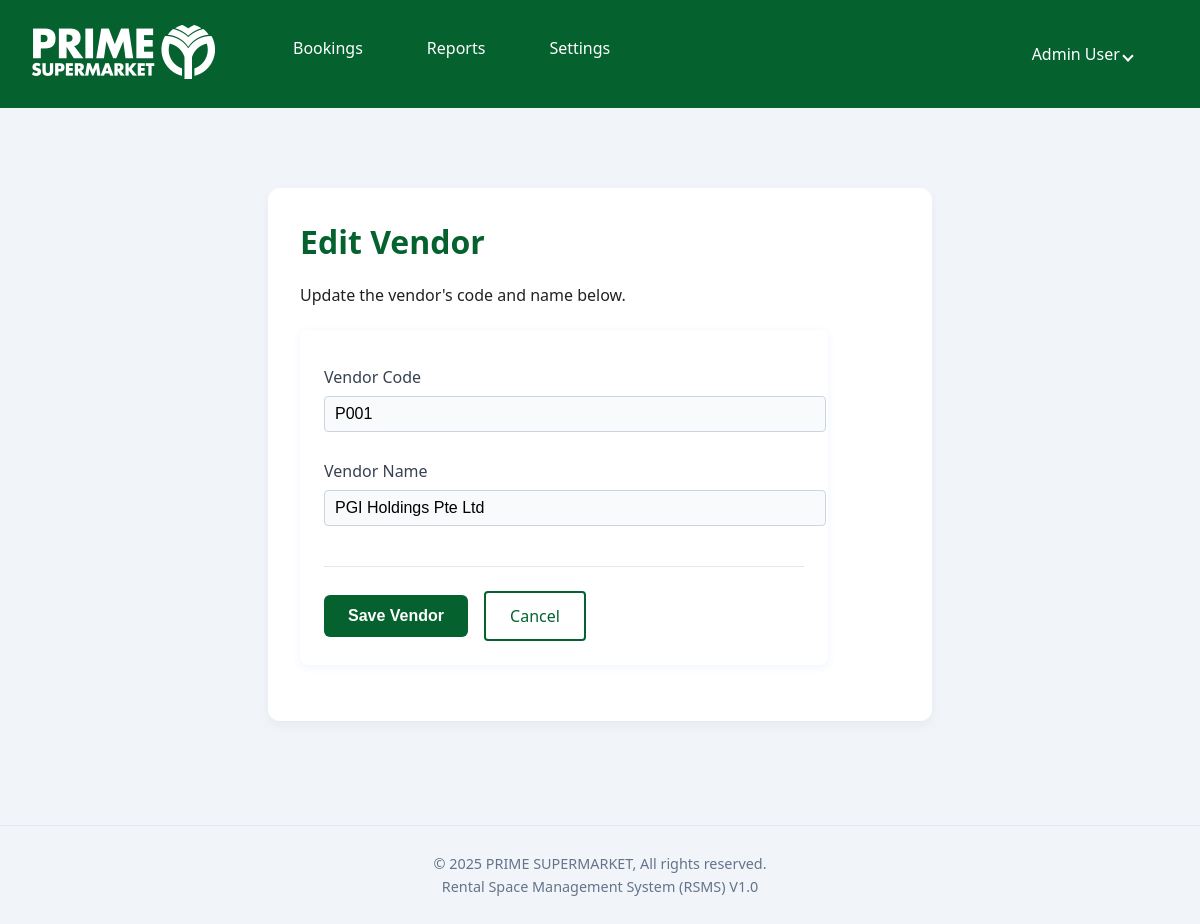
The app's page /clients/1/edit (signed in) with its own data.
### app.py (models this page shows, shortened)
class User(db.Model, UserMixin):
    id = db.Column(db.Integer, primary_key=True)
    full_name = db.Column(db.String(128), nullable=False)
    email = db.Column(db.String(128), unique=True, nullable=False)
    password_hash = db.Column(db.String(256), nullable=False)
    role = db.Column(db.String(20), nullable=False, default='user')
    locations = db.relationship(
        'Location', secondary=user_location_association, backref='users', lazy='subquery')

class Client(db.Model):
    id = db.Column(db.Integer, primary_key=True)
    name = db.Column(db.String(128), unique=True, nullable=False)
    code = db.Column(db.String(128), unique=True, nullable=False)
    bookings = db.relationship(
        'Booking', back_populates='client', lazy=True, cascade="all, delete-orphan")

### app.py (the view, shortened to what this page needs)
@app.route('/clients/<int:client_id>/edit', methods=['GET', 'POST'])
@login_required
@admin_required
def edit_client(client_id):
    client = Client.query.get_or_404(client_id)
    return render_template('client_form.html', action="Edit", client=client)

### app.py (called while the page is built)
@login_manager.user_loader
def load_user(user_id):
    return User.query.get(int(user_id))

def admin_required(f):
    @wraps(f)
    def decorated_function(*args, **kwargs):
        if not current_user.is_authenticated or current_user.role != 'admin':
            flash("You do not have permission to access this page.", "error")
            return redirect(url_for('dashboard'))
        return f(*args, **kwargs)
    return decorated_function

@app.before_request
def create_initial_admin():
    if not app.config.get('ADMIN_CREATED'):
        with app.app_context():
            if not User.query.filter_by(email='admin@example.com').first():
                print("Admin user not found. Creating one...")
                admin_user = User(
                    full_name='Admin User',
                    email='admin@example.com',
                    role='admin'
                )
                admin_user.set_password('changethispassword')
                all_locations = Location.query.all()
                admin_user.locations = all_locations
                db.session.add(admin_user)
                db.session.commit()
                print("Admin user created successfully.")
            else:
                print("Admin user already exists.")
        app.config['ADMIN_CREATED'] = True

### templates/client_form.html (shortened to what this page needs)
{% extends "layout.html" %}
{% block content %}
<div class="form-container">
    {% if action == 'Create' %}
    <h1>Add New Vendor</h1>
    <p>Enter a unique code and name for the new vendor.</p>
    {% else %}
    <h1>Edit Vendor</h1>
    <p>Update the vendor's code and name below.</p>
    {% endif %}
    <form method="POST"
        action="{{ url_for('edit_client', client_id=client.id) if client else url_for('create_client') }}"
        class="styled-form">
        <div class="form-group">
            <label for="code">Vendor Code</label>
            <input type="text" id="code" name="code" value="{{ client.code if client else '' }}" required>
        </div>
        <div class="form-group">
            <label for="name">Vendor Name</label>
            <input type="text" id="name" name="name" value="{{ client.name if client else '' }}" required>
        </div>
        <div class="form-actions">
            <button type="submit" class="button-primary">Save Vendor</button>
            <a href="{{ url_for('list_clients') }}" class="button-secondary">Cancel</a>
        </div>
    </form>
</div>
{% endblock %}

### templates/layout.html (shortened to what this page needs)
<!doctype html>
<html lang="en">
<head>
    <link rel="stylesheet" href="{{ url_for('static', filename='style.css') }}">
</head>
<body>
    <nav class="navbar">
        <a href="{{ url_for('dashboard') }}" class="navbar-logo">
            <img src="{{ url_for('static', filename='images/logo.png') }}" alt="Your Company Logo">
        </a>
        <ul>
            {% if current_user.is_authenticated %}
            <li class="dropdown">
                <a href="javascript:void(0)" class="dropbtn">Bookings</a>
            </li>
            <li class="dropdown">
                <a href="javascript:void(0)" class="dropbtn">Reports</a>
            </li>
            {% endif %}
            {% if current_user.is_authenticated and current_user.role == 'admin' %}
            <li class="dropdown">
                <a href="javascript:void(0)" class="dropbtn">Settings</a>
            </li>
            {% endif %}
        </ul>
        {% if current_user.is_authenticated %}
        <div class="navbar-right">
            <div class="dropdown">
                <a href="javascript:void(0)" class="dropbtn user-menu">
                    {{ current_user.full_name }} <i class="arrow down"></i>
                </a>
            </div>
        </div>
        {% endif %}
    </nav>
    <main>
        {% block content %}{% endblock %}
    </main>
    <footer>
        <p>© 2025 PRIME SUPERMARKET, All rights reserved.</p>
        <p>Rental Space Management System (RSMS) V1.0</p>
    </footer>
</body>
</html>

### static/style.css (style rules this page uses)
body { background: #f4f6fa; color: #222; font-family: 'Segoe UI', Arial, sans-serif; margin: 0; padding: 0; }
nav { background: #05622f; padding: 16px 24px; margin-bottom: 32px; display: flex; align-items: center; }
nav a { color: #FFF; text-decoration: none; margin-right: 24px; font-weight: 500; transition: color 0.2s; }
h1, h2 { color: #05622f; }
form { background: #fff; padding: 24px; margin: 24px 0; border-radius: 8px; box-shadow: 0 2px 8px rgba(37, 99, 235, 0.07); max-width: 480px; }
label { display: block; margin: 12px 0 8px; color: #374151; }
input[type="text"], input[type="number"], input[type="date"], select { width: 100%; padding: 8px 10px; border: 1px solid #cbd5e1; border-radius: 4px; margin-bottom: 16px; font-size: 1em; background: #f8fafc; }
button { border: none; outline: none; background: #05622f; color: #fff; padding: 10px 22px; border-radius: 4px; font-size: 1em; cursor: pointer; font-weight: 600; }
ul { background: #fff; padding: 24px; border-radius: 8px; box-shadow: 0 2px 8px rgba(37, 99, 235, 0.07); max-width: 600px; margin: 24px 0; }
li { margin-bottom: 12px; color: #374151; }
.navbar ul { display: flex; list-style-type: none; margin: 0; padding: 0 16px; background: none; box-shadow: none; max-width: none; }
.navbar .dropdown { position: relative; position: relative; display: inline-block; }
.navbar .dropbtn { display: block; color: #FFF; text-decoration: none; padding: 5px 20px; font-weight: 500; transition: background-color 0.2s; cursor: pointer; white-space: nowrap; }
main { padding: 16px 24px 24px; }
footer { text-align: center; margin-top: 48px; padding: 24px 0; border-top: 1px solid #e2e8f0; color: #64748b; font-size: 0.9em; }
footer p { margin: 4px 0; }
.navbar ul { margin-left: 0; }
body { background-color: #f1f5f9; }
.form-container { max-width: 600px; margin: 2rem auto; padding: 2rem; background: #fff; border-radius: 12px; box-shadow: 0 4px 12px rgba(0, 0, 0, 0.05); }
.form-container h1 { margin-top: 0; }
.form-actions { display: flex; align-items: center; gap: 1rem; margin-top: 1.5rem; border-top: 1px solid #e2e8f0; padding-top: 1.5rem; }
.button-primary { padding: 12px 24px; font-size: 1em; font-weight: 600; background-color: #05622f; color: white; border: none; border-radius: 6px; cursor: pointer; transition: background-color 0.2s; }
.button-secondary { background-color: transparent; color: #05622f; border: 2px solid #05622f; display: inline-block; padding: 0.75rem 1.5rem; border-radius: 4px; font-size: 1rem; font-weight: 500; text-align: center; cursor: pointer; transition: all 0.2s ease-in-out; text-decoration: none; }

### templates/layout.html (style rules this page uses)
.navbar ul { margin-left: 0; }
.navbar-right { margin-left: auto; }
.user-menu { display: flex; align-items: center; gap: 0.5rem; }
.arrow { border: solid white; border-width: 0 2px 2px 0; display: inline-block; padding: 3px; transform: rotate(45deg); }

### records on screen
User: full_name "Admin User"
Client: code "P001", name "PGI Holdings Pte Ltd"
